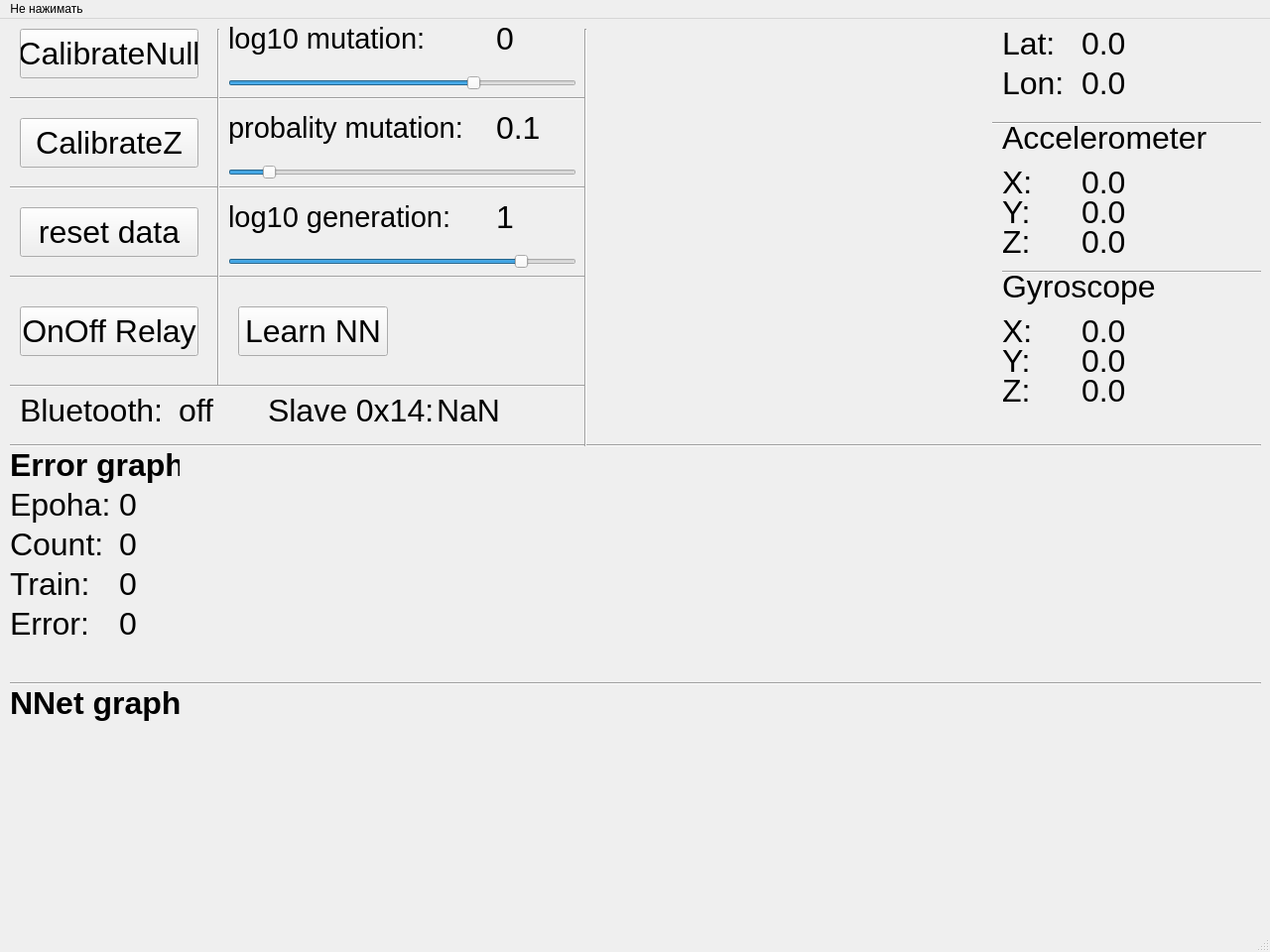
<?xml version="1.0" encoding="UTF-8"?>
<ui version="4.0">
 <class>MainWindow</class>
 <widget class="QMainWindow" name="MainWindow">
  <property name="geometry">
   <rect>
    <x>0</x>
    <y>0</y>
    <width>1280</width>
    <height>960</height>
   </rect>
  </property>
  <property name="minimumSize">
   <size>
    <width>1280</width>
    <height>450</height>
   </size>
  </property>
  <property name="maximumSize">
   <size>
    <width>1280</width>
    <height>960</height>
   </size>
  </property>
  <property name="windowTitle">
   <string>Test Learn NeuroNet</string>
  </property>
  <widget class="QWidget" name="centralwidget">
   <widget class="QPushButton" name="bt_learn_neuro_net">
    <property name="geometry">
     <rect>
      <x>240</x>
      <y>290</y>
      <width>151</width>
      <height>50</height>
     </rect>
    </property>
    <property name="font">
     <font>
      <pointsize>24</pointsize>
     </font>
    </property>
    <property name="text">
     <string>Learn NN</string>
    </property>
    <property name="autoDefault">
     <bool>false</bool>
    </property>
    <property name="default">
     <bool>false</bool>
    </property>
    <property name="flat">
     <bool>false</bool>
    </property>
   </widget>
   <widget class="QLabel" name="lb_name_Lat">
    <property name="geometry">
     <rect>
      <x>1010</x>
      <y>10</y>
      <width>61</width>
      <height>30</height>
     </rect>
    </property>
    <property name="font">
     <font>
      <pointsize>24</pointsize>
     </font>
    </property>
    <property name="text">
     <string>Lat:</string>
    </property>
   </widget>
   <widget class="QLabel" name="lb_latitude">
    <property name="geometry">
     <rect>
      <x>1090</x>
      <y>10</y>
      <width>181</width>
      <height>30</height>
     </rect>
    </property>
    <property name="font">
     <font>
      <pointsize>24</pointsize>
     </font>
    </property>
    <property name="text">
     <string>0.0</string>
    </property>
   </widget>
   <widget class="QLabel" name="lb_name_Lon">
    <property name="geometry">
     <rect>
      <x>1010</x>
      <y>50</y>
      <width>61</width>
      <height>30</height>
     </rect>
    </property>
    <property name="font">
     <font>
      <pointsize>24</pointsize>
     </font>
    </property>
    <property name="text">
     <string>Lon:</string>
    </property>
   </widget>
   <widget class="QLabel" name="lb_longitude">
    <property name="geometry">
     <rect>
      <x>1090</x>
      <y>50</y>
      <width>181</width>
      <height>30</height>
     </rect>
    </property>
    <property name="font">
     <font>
      <pointsize>24</pointsize>
     </font>
    </property>
    <property name="text">
     <string>0.0</string>
    </property>
   </widget>
   <widget class="QLabel" name="lb_title_accelerometer">
    <property name="geometry">
     <rect>
      <x>1010</x>
      <y>100</y>
      <width>241</width>
      <height>40</height>
     </rect>
    </property>
    <property name="font">
     <font>
      <pointsize>24</pointsize>
     </font>
    </property>
    <property name="text">
     <string>Accelerometer</string>
    </property>
   </widget>
   <widget class="QLabel" name="lb_name_x_accelerometer">
    <property name="geometry">
     <rect>
      <x>1010</x>
      <y>150</y>
      <width>40</width>
      <height>30</height>
     </rect>
    </property>
    <property name="font">
     <font>
      <pointsize>24</pointsize>
     </font>
    </property>
    <property name="text">
     <string>X:</string>
    </property>
   </widget>
   <widget class="QLabel" name="lb_x_accelerometer">
    <property name="geometry">
     <rect>
      <x>1090</x>
      <y>150</y>
      <width>180</width>
      <height>30</height>
     </rect>
    </property>
    <property name="font">
     <font>
      <pointsize>24</pointsize>
     </font>
    </property>
    <property name="text">
     <string>0.0</string>
    </property>
   </widget>
   <widget class="QLabel" name="lb_y_accelerometer">
    <property name="geometry">
     <rect>
      <x>1090</x>
      <y>180</y>
      <width>180</width>
      <height>30</height>
     </rect>
    </property>
    <property name="font">
     <font>
      <pointsize>24</pointsize>
     </font>
    </property>
    <property name="text">
     <string>0.0</string>
    </property>
   </widget>
   <widget class="QLabel" name="lb_name_y_accelerometer">
    <property name="geometry">
     <rect>
      <x>1010</x>
      <y>180</y>
      <width>40</width>
      <height>30</height>
     </rect>
    </property>
    <property name="font">
     <font>
      <pointsize>24</pointsize>
     </font>
    </property>
    <property name="text">
     <string>Y:</string>
    </property>
   </widget>
   <widget class="QLabel" name="lb_z_accelerometer">
    <property name="geometry">
     <rect>
      <x>1090</x>
      <y>210</y>
      <width>180</width>
      <height>30</height>
     </rect>
    </property>
    <property name="font">
     <font>
      <pointsize>24</pointsize>
     </font>
    </property>
    <property name="text">
     <string>0.0</string>
    </property>
   </widget>
   <widget class="QLabel" name="lb_name_z_accelerometer">
    <property name="geometry">
     <rect>
      <x>1010</x>
      <y>210</y>
      <width>40</width>
      <height>30</height>
     </rect>
    </property>
    <property name="font">
     <font>
      <pointsize>24</pointsize>
     </font>
    </property>
    <property name="text">
     <string>Z:</string>
    </property>
   </widget>
   <widget class="QLabel" name="lb_title_accelerometer_2">
    <property name="geometry">
     <rect>
      <x>1010</x>
      <y>250</y>
      <width>171</width>
      <height>40</height>
     </rect>
    </property>
    <property name="font">
     <font>
      <pointsize>24</pointsize>
     </font>
    </property>
    <property name="text">
     <string>Gyroscope</string>
    </property>
   </widget>
   <widget class="QLabel" name="lb_y_gyroscope">
    <property name="geometry">
     <rect>
      <x>1090</x>
      <y>330</y>
      <width>180</width>
      <height>30</height>
     </rect>
    </property>
    <property name="font">
     <font>
      <pointsize>24</pointsize>
     </font>
    </property>
    <property name="text">
     <string>0.0</string>
    </property>
   </widget>
   <widget class="QLabel" name="lb_name_z_gyroscope">
    <property name="geometry">
     <rect>
      <x>1010</x>
      <y>360</y>
      <width>40</width>
      <height>30</height>
     </rect>
    </property>
    <property name="font">
     <font>
      <pointsize>24</pointsize>
     </font>
    </property>
    <property name="text">
     <string>Z:</string>
    </property>
   </widget>
   <widget class="QLabel" name="lb_x_gyroscope">
    <property name="geometry">
     <rect>
      <x>1090</x>
      <y>300</y>
      <width>180</width>
      <height>30</height>
     </rect>
    </property>
    <property name="font">
     <font>
      <pointsize>24</pointsize>
     </font>
    </property>
    <property name="text">
     <string>0.0</string>
    </property>
   </widget>
   <widget class="QLabel" name="lb_z_gyroscope">
    <property name="geometry">
     <rect>
      <x>1090</x>
      <y>360</y>
      <width>180</width>
      <height>30</height>
     </rect>
    </property>
    <property name="font">
     <font>
      <pointsize>24</pointsize>
     </font>
    </property>
    <property name="text">
     <string>0.0</string>
    </property>
   </widget>
   <widget class="QLabel" name="lb_name_y_gyroscope">
    <property name="geometry">
     <rect>
      <x>1010</x>
      <y>330</y>
      <width>40</width>
      <height>30</height>
     </rect>
    </property>
    <property name="font">
     <font>
      <pointsize>24</pointsize>
     </font>
    </property>
    <property name="text">
     <string>Y:</string>
    </property>
   </widget>
   <widget class="QLabel" name="lb_name_x_gyroscope">
    <property name="geometry">
     <rect>
      <x>1010</x>
      <y>300</y>
      <width>40</width>
      <height>30</height>
     </rect>
    </property>
    <property name="font">
     <font>
      <pointsize>24</pointsize>
     </font>
    </property>
    <property name="text">
     <string>X:</string>
    </property>
   </widget>
   <widget class="QPushButton" name="bt_calibrate_sensors">
    <property name="geometry">
     <rect>
      <x>20</x>
      <y>10</y>
      <width>180</width>
      <height>50</height>
     </rect>
    </property>
    <property name="font">
     <font>
      <pointsize>24</pointsize>
     </font>
    </property>
    <property name="text">
     <string>CalibrateNull</string>
    </property>
   </widget>
   <widget class="QPushButton" name="bt_send_read_command">
    <property name="geometry">
     <rect>
      <x>20</x>
      <y>290</y>
      <width>180</width>
      <height>50</height>
     </rect>
    </property>
    <property name="font">
     <font>
      <pointsize>24</pointsize>
     </font>
    </property>
    <property name="text">
     <string>OnOff Relay</string>
    </property>
   </widget>
   <widget class="QLabel" name="lb_name_slave_14">
    <property name="geometry">
     <rect>
      <x>270</x>
      <y>380</y>
      <width>171</width>
      <height>30</height>
     </rect>
    </property>
    <property name="font">
     <font>
      <pointsize>24</pointsize>
     </font>
    </property>
    <property name="text">
     <string>Slave 0x14:</string>
    </property>
   </widget>
   <widget class="QLabel" name="lb_slave_14">
    <property name="geometry">
     <rect>
      <x>440</x>
      <y>380</y>
      <width>141</width>
      <height>30</height>
     </rect>
    </property>
    <property name="font">
     <font>
      <pointsize>24</pointsize>
     </font>
    </property>
    <property name="text">
     <string>NaN</string>
    </property>
   </widget>
   <widget class="Line" name="line">
    <property name="geometry">
     <rect>
      <x>10</x>
      <y>70</y>
      <width>581</width>
      <height>20</height>
     </rect>
    </property>
    <property name="orientation">
     <enum>Qt::Horizontal</enum>
    </property>
   </widget>
   <widget class="Line" name="line_2">
    <property name="geometry">
     <rect>
      <x>10</x>
      <y>160</y>
      <width>581</width>
      <height>20</height>
     </rect>
    </property>
    <property name="orientation">
     <enum>Qt::Horizontal</enum>
    </property>
   </widget>
   <widget class="Line" name="line_3">
    <property name="geometry">
     <rect>
      <x>10</x>
      <y>420</y>
      <width>1261</width>
      <height>20</height>
     </rect>
    </property>
    <property name="orientation">
     <enum>Qt::Horizontal</enum>
    </property>
   </widget>
   <widget class="Line" name="line_4">
    <property name="geometry">
     <rect>
      <x>10</x>
      <y>250</y>
      <width>581</width>
      <height>20</height>
     </rect>
    </property>
    <property name="orientation">
     <enum>Qt::Horizontal</enum>
    </property>
   </widget>
   <widget class="QLabel" name="label">
    <property name="geometry">
     <rect>
      <x>20</x>
      <y>380</y>
      <width>151</width>
      <height>30</height>
     </rect>
    </property>
    <property name="font">
     <font>
      <pointsize>24</pointsize>
     </font>
    </property>
    <property name="text">
     <string>Bluetooth:</string>
    </property>
   </widget>
   <widget class="QLabel" name="lb_btserver_on_off">
    <property name="geometry">
     <rect>
      <x>180</x>
      <y>380</y>
      <width>81</width>
      <height>30</height>
     </rect>
    </property>
    <property name="font">
     <font>
      <pointsize>24</pointsize>
     </font>
    </property>
    <property name="text">
     <string>off</string>
    </property>
   </widget>
   <widget class="CustomLabel" name="lb_draw_track">
    <property name="geometry">
     <rect>
      <x>590</x>
      <y>10</y>
      <width>400</width>
      <height>400</height>
     </rect>
    </property>
    <property name="text">
     <string/>
    </property>
   </widget>
   <widget class="Line" name="line_5">
    <property name="geometry">
     <rect>
      <x>1000</x>
      <y>90</y>
      <width>271</width>
      <height>30</height>
     </rect>
    </property>
    <property name="font">
     <font>
      <pointsize>24</pointsize>
     </font>
    </property>
    <property name="orientation">
     <enum>Qt::Horizontal</enum>
    </property>
   </widget>
   <widget class="Line" name="line_6">
    <property name="geometry">
     <rect>
      <x>1010</x>
      <y>240</y>
      <width>261</width>
      <height>30</height>
     </rect>
    </property>
    <property name="font">
     <font>
      <pointsize>24</pointsize>
     </font>
    </property>
    <property name="orientation">
     <enum>Qt::Horizontal</enum>
    </property>
   </widget>
   <widget class="QLabel" name="lb_name_current_epoha">
    <property name="geometry">
     <rect>
      <x>10</x>
      <y>470</y>
      <width>100</width>
      <height>40</height>
     </rect>
    </property>
    <property name="font">
     <font>
      <pointsize>24</pointsize>
     </font>
    </property>
    <property name="text">
     <string>Epoha:</string>
    </property>
   </widget>
   <widget class="QLabel" name="lb_current_epoha">
    <property name="geometry">
     <rect>
      <x>120</x>
      <y>470</y>
      <width>120</width>
      <height>40</height>
     </rect>
    </property>
    <property name="font">
     <font>
      <pointsize>24</pointsize>
     </font>
    </property>
    <property name="text">
     <string>0</string>
    </property>
   </widget>
   <widget class="QLabel" name="lb_current_count">
    <property name="geometry">
     <rect>
      <x>120</x>
      <y>510</y>
      <width>120</width>
      <height>40</height>
     </rect>
    </property>
    <property name="font">
     <font>
      <pointsize>24</pointsize>
     </font>
    </property>
    <property name="text">
     <string>0</string>
    </property>
   </widget>
   <widget class="QLabel" name="lb_name_current_count">
    <property name="geometry">
     <rect>
      <x>10</x>
      <y>510</y>
      <width>100</width>
      <height>40</height>
     </rect>
    </property>
    <property name="font">
     <font>
      <pointsize>24</pointsize>
     </font>
    </property>
    <property name="text">
     <string>Count:</string>
    </property>
   </widget>
   <widget class="QLabel" name="lb_current_train">
    <property name="geometry">
     <rect>
      <x>120</x>
      <y>550</y>
      <width>120</width>
      <height>40</height>
     </rect>
    </property>
    <property name="font">
     <font>
      <pointsize>24</pointsize>
     </font>
    </property>
    <property name="text">
     <string>0</string>
    </property>
   </widget>
   <widget class="QLabel" name="lb_name_current_train">
    <property name="geometry">
     <rect>
      <x>10</x>
      <y>550</y>
      <width>100</width>
      <height>40</height>
     </rect>
    </property>
    <property name="font">
     <font>
      <pointsize>24</pointsize>
     </font>
    </property>
    <property name="text">
     <string>Train:</string>
    </property>
   </widget>
   <widget class="CustomLabel" name="lb_draw_error">
    <property name="geometry">
     <rect>
      <x>240</x>
      <y>450</y>
      <width>1000</width>
      <height>200</height>
     </rect>
    </property>
    <property name="text">
     <string/>
    </property>
   </widget>
   <widget class="CustomLabel" name="lb_draw_neuro">
    <property name="geometry">
     <rect>
      <x>240</x>
      <y>690</y>
      <width>1000</width>
      <height>200</height>
     </rect>
    </property>
    <property name="text">
     <string/>
    </property>
   </widget>
   <widget class="QLabel" name="lb_error_graph">
    <property name="geometry">
     <rect>
      <x>10</x>
      <y>430</y>
      <width>171</width>
      <height>40</height>
     </rect>
    </property>
    <property name="font">
     <font>
      <pointsize>24</pointsize>
      <weight>75</weight>
      <bold>true</bold>
     </font>
    </property>
    <property name="text">
     <string>Error graph</string>
    </property>
   </widget>
   <widget class="QLabel" name="lb_nnet_graph">
    <property name="geometry">
     <rect>
      <x>10</x>
      <y>670</y>
      <width>211</width>
      <height>40</height>
     </rect>
    </property>
    <property name="font">
     <font>
      <pointsize>24</pointsize>
      <weight>75</weight>
      <bold>true</bold>
     </font>
    </property>
    <property name="text">
     <string>NNet graph</string>
    </property>
   </widget>
   <widget class="Line" name="line_7">
    <property name="geometry">
     <rect>
      <x>10</x>
      <y>660</y>
      <width>1261</width>
      <height>20</height>
     </rect>
    </property>
    <property name="orientation">
     <enum>Qt::Horizontal</enum>
    </property>
   </widget>
   <widget class="Line" name="line_8">
    <property name="geometry">
     <rect>
      <x>10</x>
      <y>360</y>
      <width>581</width>
      <height>20</height>
     </rect>
    </property>
    <property name="orientation">
     <enum>Qt::Horizontal</enum>
    </property>
   </widget>
   <widget class="QLabel" name="lb_name_current_error">
    <property name="geometry">
     <rect>
      <x>10</x>
      <y>590</y>
      <width>100</width>
      <height>40</height>
     </rect>
    </property>
    <property name="font">
     <font>
      <pointsize>24</pointsize>
     </font>
    </property>
    <property name="text">
     <string>Error:</string>
    </property>
   </widget>
   <widget class="QLabel" name="lb_current_error">
    <property name="geometry">
     <rect>
      <x>120</x>
      <y>590</y>
      <width>120</width>
      <height>40</height>
     </rect>
    </property>
    <property name="font">
     <font>
      <pointsize>24</pointsize>
     </font>
    </property>
    <property name="text">
     <string>0</string>
    </property>
   </widget>
   <widget class="Line" name="line_9">
    <property name="geometry">
     <rect>
      <x>210</x>
      <y>10</y>
      <width>20</width>
      <height>360</height>
     </rect>
    </property>
    <property name="orientation">
     <enum>Qt::Vertical</enum>
    </property>
   </widget>
   <widget class="Line" name="line_10">
    <property name="geometry">
     <rect>
      <x>580</x>
      <y>10</y>
      <width>20</width>
      <height>421</height>
     </rect>
    </property>
    <property name="orientation">
     <enum>Qt::Vertical</enum>
    </property>
   </widget>
   <widget class="QLabel" name="lb_name_max_mut">
    <property name="geometry">
     <rect>
      <x>230</x>
      <y>0</y>
      <width>271</width>
      <height>40</height>
     </rect>
    </property>
    <property name="font">
     <font>
      <pointsize>22</pointsize>
     </font>
    </property>
    <property name="text">
     <string>log10 mutation:</string>
    </property>
   </widget>
   <widget class="QSlider" name="hs_max_mut">
    <property name="geometry">
     <rect>
      <x>230</x>
      <y>50</y>
      <width>351</width>
      <height>30</height>
     </rect>
    </property>
    <property name="font">
     <font>
      <pointsize>24</pointsize>
     </font>
    </property>
    <property name="minimum">
     <number>-5</number>
    </property>
    <property name="maximum">
     <number>2</number>
    </property>
    <property name="value">
     <number>0</number>
    </property>
    <property name="orientation">
     <enum>Qt::Horizontal</enum>
    </property>
   </widget>
   <widget class="QLabel" name="lb_max_mut">
    <property name="geometry">
     <rect>
      <x>500</x>
      <y>0</y>
      <width>51</width>
      <height>40</height>
     </rect>
    </property>
    <property name="font">
     <font>
      <pointsize>24</pointsize>
     </font>
    </property>
    <property name="text">
     <string>0</string>
    </property>
   </widget>
   <widget class="QSlider" name="hs_probality_mutation">
    <property name="geometry">
     <rect>
      <x>230</x>
      <y>140</y>
      <width>351</width>
      <height>30</height>
     </rect>
    </property>
    <property name="font">
     <font>
      <pointsize>24</pointsize>
     </font>
    </property>
    <property name="minimum">
     <number>0</number>
    </property>
    <property name="maximum">
     <number>1000</number>
    </property>
    <property name="singleStep">
     <number>1</number>
    </property>
    <property name="value">
     <number>100</number>
    </property>
    <property name="orientation">
     <enum>Qt::Horizontal</enum>
    </property>
   </widget>
   <widget class="QLabel" name="lb_probality_mutation">
    <property name="geometry">
     <rect>
      <x>500</x>
      <y>90</y>
      <width>81</width>
      <height>40</height>
     </rect>
    </property>
    <property name="font">
     <font>
      <pointsize>24</pointsize>
     </font>
    </property>
    <property name="text">
     <string>0.1</string>
    </property>
   </widget>
   <widget class="QLabel" name="lb_name_probality_mutation">
    <property name="geometry">
     <rect>
      <x>230</x>
      <y>90</y>
      <width>271</width>
      <height>40</height>
     </rect>
    </property>
    <property name="font">
     <font>
      <pointsize>22</pointsize>
     </font>
    </property>
    <property name="text">
     <string>probality mutation:</string>
    </property>
   </widget>
   <widget class="QSlider" name="hs_generation">
    <property name="geometry">
     <rect>
      <x>230</x>
      <y>230</y>
      <width>351</width>
      <height>30</height>
     </rect>
    </property>
    <property name="font">
     <font>
      <pointsize>24</pointsize>
     </font>
    </property>
    <property name="minimum">
     <number>-5</number>
    </property>
    <property name="maximum">
     <number>2</number>
    </property>
    <property name="value">
     <number>1</number>
    </property>
    <property name="orientation">
     <enum>Qt::Horizontal</enum>
    </property>
   </widget>
   <widget class="QLabel" name="lb_generation">
    <property name="geometry">
     <rect>
      <x>500</x>
      <y>180</y>
      <width>51</width>
      <height>40</height>
     </rect>
    </property>
    <property name="font">
     <font>
      <pointsize>24</pointsize>
     </font>
    </property>
    <property name="text">
     <string>1</string>
    </property>
   </widget>
   <widget class="QLabel" name="lb_name_generation">
    <property name="geometry">
     <rect>
      <x>230</x>
      <y>180</y>
      <width>271</width>
      <height>40</height>
     </rect>
    </property>
    <property name="font">
     <font>
      <pointsize>22</pointsize>
     </font>
    </property>
    <property name="text">
     <string>log10 generation:</string>
    </property>
   </widget>
   <widget class="QPushButton" name="bt_calibrate_gyro_axisZ">
    <property name="geometry">
     <rect>
      <x>20</x>
      <y>100</y>
      <width>180</width>
      <height>50</height>
     </rect>
    </property>
    <property name="font">
     <font>
      <pointsize>24</pointsize>
     </font>
    </property>
    <property name="text">
     <string>CalibrateZ</string>
    </property>
   </widget>
   <widget class="QPushButton" name="bt_reset">
    <property name="geometry">
     <rect>
      <x>20</x>
      <y>190</y>
      <width>180</width>
      <height>50</height>
     </rect>
    </property>
    <property name="font">
     <font>
      <pointsize>24</pointsize>
     </font>
    </property>
    <property name="text">
     <string>reset data</string>
    </property>
   </widget>
   <zorder>lb_draw_track</zorder>
   <zorder>lb_draw_error</zorder>
   <zorder>lb_draw_neuro</zorder>
   <zorder>lb_name_Lat</zorder>
   <zorder>lb_latitude</zorder>
   <zorder>lb_name_Lon</zorder>
   <zorder>lb_longitude</zorder>
   <zorder>lb_title_accelerometer</zorder>
   <zorder>lb_name_x_accelerometer</zorder>
   <zorder>lb_x_accelerometer</zorder>
   <zorder>lb_y_accelerometer</zorder>
   <zorder>lb_name_y_accelerometer</zorder>
   <zorder>lb_z_accelerometer</zorder>
   <zorder>lb_name_z_accelerometer</zorder>
   <zorder>lb_title_accelerometer_2</zorder>
   <zorder>lb_y_gyroscope</zorder>
   <zorder>lb_name_z_gyroscope</zorder>
   <zorder>lb_x_gyroscope</zorder>
   <zorder>lb_z_gyroscope</zorder>
   <zorder>lb_name_y_gyroscope</zorder>
   <zorder>lb_name_x_gyroscope</zorder>
   <zorder>lb_name_slave_14</zorder>
   <zorder>lb_slave_14</zorder>
   <zorder>line</zorder>
   <zorder>line_2</zorder>
   <zorder>line_3</zorder>
   <zorder>line_4</zorder>
   <zorder>label</zorder>
   <zorder>lb_btserver_on_off</zorder>
   <zorder>line_5</zorder>
   <zorder>line_6</zorder>
   <zorder>lb_name_current_epoha</zorder>
   <zorder>lb_current_epoha</zorder>
   <zorder>lb_current_count</zorder>
   <zorder>lb_name_current_count</zorder>
   <zorder>lb_current_train</zorder>
   <zorder>lb_name_current_train</zorder>
   <zorder>lb_nnet_graph</zorder>
   <zorder>lb_error_graph</zorder>
   <zorder>line_7</zorder>
   <zorder>line_8</zorder>
   <zorder>lb_name_current_error</zorder>
   <zorder>lb_current_error</zorder>
   <zorder>line_9</zorder>
   <zorder>line_10</zorder>
   <zorder>lb_name_max_mut</zorder>
   <zorder>lb_max_mut</zorder>
   <zorder>lb_probality_mutation</zorder>
   <zorder>lb_name_probality_mutation</zorder>
   <zorder>lb_generation</zorder>
   <zorder>lb_name_generation</zorder>
   <zorder>hs_probality_mutation</zorder>
   <zorder>hs_max_mut</zorder>
   <zorder>hs_generation</zorder>
   <zorder>bt_calibrate_sensors</zorder>
   <zorder>bt_send_read_command</zorder>
   <zorder>bt_learn_neuro_net</zorder>
   <zorder>bt_calibrate_gyro_axisZ</zorder>
   <zorder>bt_reset</zorder>
  </widget>
  <widget class="QMenuBar" name="menubar">
   <property name="geometry">
    <rect>
     <x>0</x>
     <y>0</y>
     <width>1280</width>
     <height>27</height>
    </rect>
   </property>
   <widget class="QMenu" name="menuCurrent_Data">
    <property name="title">
     <string>Не нажимать</string>
    </property>
    <addaction name="action"/>
   </widget>
   <addaction name="menuCurrent_Data"/>
  </widget>
  <widget class="QStatusBar" name="statusbar"/>
  <action name="action">
   <property name="text">
    <string>Я же просил...</string>
   </property>
  </action>
 </widget>
 <customwidgets>
  <customwidget>
   <class>CustomLabel</class>
   <extends>QLabel</extends>
   <header>customlabel.h</header>
  </customwidget>
 </customwidgets>
 <resources/>
 <connections/>
</ui>
